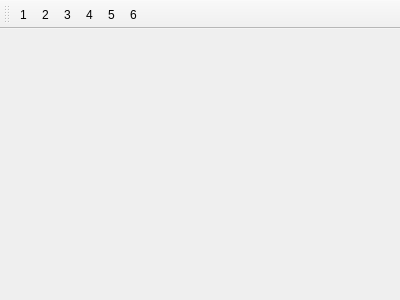
<?xml version="1.0" encoding="UTF-8"?>
<ui version="4.0">
 <class>MainWindow</class>
 <widget class="QMainWindow" name="MainWindow">
  <property name="geometry">
   <rect>
    <x>0</x>
    <y>0</y>
    <width>400</width>
    <height>300</height>
   </rect>
  </property>
  <property name="windowTitle">
   <string>MainWindow</string>
  </property>
  <widget class="QWidget" name="centralWidget">
   <layout class="QGridLayout" name="gridLayout">
    <item row="0" column="0">
     <widget class="Rluer" name="rluer" native="true"/>
    </item>
   </layout>
  </widget>
  <widget class="QToolBar" name="mainToolBar">
   <attribute name="toolBarArea">
    <enum>TopToolBarArea</enum>
   </attribute>
   <attribute name="toolBarBreak">
    <bool>false</bool>
   </attribute>
   <addaction name="actionSelection"/>
   <addaction name="actionEllipse"/>
   <addaction name="actionRectangle"/>
   <addaction name="actionText"/>
   <addaction name="actionLine"/>
   <addaction name="actionText2"/>
  </widget>
  <action name="actionSelection">
   <property name="checkable">
    <bool>true</bool>
   </property>
   <property name="icon">
    <iconset resource="resources.qrc">
     <normaloff>:/image/pointer.png</normaloff>:/image/pointer.png</iconset>
   </property>
   <property name="text">
    <string>1</string>
   </property>
   <property name="toolTip">
    <string>鼠标</string>
   </property>
  </action>
  <action name="actionEllipse">
   <property name="checkable">
    <bool>true</bool>
   </property>
   <property name="icon">
    <iconset resource="resources.qrc">
     <normaloff>:/image/circle.png</normaloff>:/image/circle.png</iconset>
   </property>
   <property name="text">
    <string>2</string>
   </property>
   <property name="toolTip">
    <string>圆形</string>
   </property>
  </action>
  <action name="actionRectangle">
   <property name="checkable">
    <bool>true</bool>
   </property>
   <property name="icon">
    <iconset resource="resources.qrc">
     <normaloff>:/image/rectangle.png</normaloff>:/image/rectangle.png</iconset>
   </property>
   <property name="text">
    <string>3</string>
   </property>
   <property name="toolTip">
    <string>矩形</string>
   </property>
  </action>
  <action name="actionText">
   <property name="checkable">
    <bool>true</bool>
   </property>
   <property name="icon">
    <iconset resource="resources.qrc">
     <normaloff>:/image/textpointer.png</normaloff>:/image/textpointer.png</iconset>
   </property>
   <property name="text">
    <string>4</string>
   </property>
   <property name="toolTip">
    <string>常规文本</string>
   </property>
  </action>
  <action name="actionLine">
   <property name="checkable">
    <bool>true</bool>
   </property>
   <property name="icon">
    <iconset resource="resources.qrc">
     <normaloff>:/image/linepointer.png</normaloff>:/image/linepointer.png</iconset>
   </property>
   <property name="text">
    <string>5</string>
   </property>
   <property name="toolTip">
    <string>线段</string>
   </property>
  </action>
  <action name="actionText2">
   <property name="checkable">
    <bool>true</bool>
   </property>
   <property name="icon">
    <iconset resource="resources.qrc">
     <normaloff>:/image/textpointer.png</normaloff>:/image/textpointer.png</iconset>
   </property>
   <property name="text">
    <string>6</string>
   </property>
   <property name="toolTip">
    <string>变形文本</string>
   </property>
  </action>
 </widget>
 <layoutdefault spacing="6" margin="11"/>
 <customwidgets>
  <customwidget>
   <class>Rluer</class>
   <extends>QWidget</extends>
   <header location="global">UWidget\rluer.h</header>
   <container>1</container>
  </customwidget>
 </customwidgets>
 <resources>
  <include location="resources.qrc"/>
 </resources>
 <connections/>
</ui>
